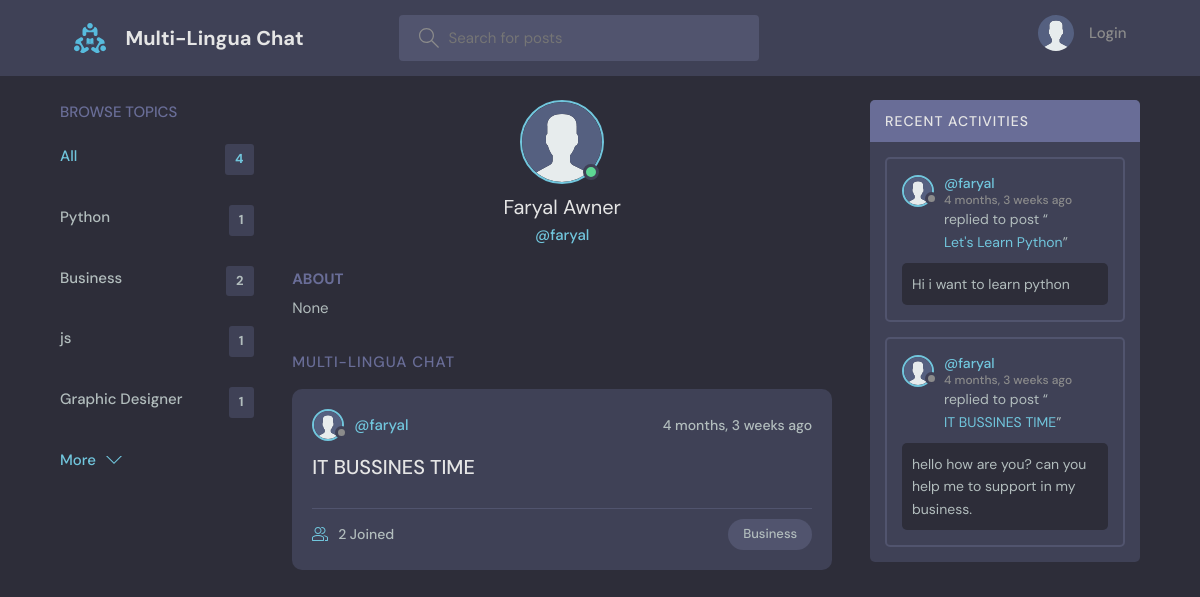
The page /profile/8/ on the database its author committed.
### base/models.py (models this page shows, shortened)
class Topic(models.Model):
    name = models.CharField(max_length=200)

class User(AbstractUser):
    name = models.CharField(max_length=200, null=True)
    email = models.EmailField(unique=True, null=True)
    bio = models.TextField(null=True)
    avatar = models.ImageField(null=True, default="avatar.svg")
    objects = CustomUserManager()
    USERNAME_FIELD = 'email'
    REQUIRED_FIELDS = []

class Room(models.Model):
    host = models.ForeignKey(User, on_delete=models.SET_NULL, null=True)
    topic = models.ForeignKey(Topic, on_delete=models.SET_NULL, null=True)
    name = models.CharField(max_length=200)
    description = models.TextField(null=True, blank=True)
    participants = models.ManyToManyField(
        User, related_name='participants', blank=True)
    updated = models.DateTimeField(auto_now=True)
    created = models.DateTimeField(auto_now_add=True)
    class Meta:
        ordering = ['-updated', '-created']
    def __str__(self):
        return self.name

class Message(models.Model):
    user = models.ForeignKey(User, on_delete=models.CASCADE)
    room = models.ForeignKey(Room, on_delete=models.CASCADE)
    body = models.TextField()
    updated = models.DateTimeField(auto_now=True)
    created = models.DateTimeField(auto_now_add=True)
    class Meta:
        ordering = ['-updated', '-created']

### base/views.py (the view)
# urls.py: path('profile/<str:pk>/', views.userProfile, name="user-profile"),
def userProfile(request, pk):
    user = User.objects.get(id=pk)
    rooms = user.room_set.all()
    room_messages = user.message_set.all()
    topics = Topic.objects.all()
    context = {'user': user, 'rooms': rooms,
               'room_messages': room_messages, 'topics': topics}
    return render(request, 'base/profile.html', context)

### base/templates/base/profile.html (shortened to what this page needs)
{% extends 'main.html' %}
{% block content %}
<main class="profile-page layout layout--3">
  <div class="container">
    {% include 'base/topics_component.html' %}
    <div class="roomList">
      <div class="profile">
        <div class="profile__avatar">
          <div class="avatar avatar--large active">
            <img src="{{user.avatar.url}}" />
          </div>
        </div>
        <div class="profile__info">
          <h3>{{user.name}}</h3>
          <p>@{{user.username}}</p>
        </div>
        <div class="profile__about">
          <h3>About</h3>
          <p>
            {{user.bio}}
          </p>
        </div>
      </div>
      <div class="roomList__header">
        <div>
          <h2>Multi-Lingua Chat</a>
          </h2>
        </div>
      </div>
      {% include 'base/feed_component.html' %}
    </div>
    {% include 'base/activity_component.html' %}
  </div>
</main>
{% endblock content %}

### templates/main.html (shortened to what this page needs)
<!DOCTYPE html>
{% load static %}
<html lang="en">
<head>
    <link rel="stylesheet" href="{% static 'styles/style.css' %}" />
</head>
<body>
    {% include 'navbar.html' %}
    {% block content %}
    {% endblock %}
</body>
</html>

### templates/navbar.html (shortened to what this page needs)
{% load static %}
<header class="header header--loggedIn">
    <div class="container">
        <a href="{% url 'home' %}" class="header__logo">
            <img src="{% static 'images/logo.svg' %}" />
            <h1>Multi-Lingua Chat</h1>
        </a>
        <form class="header__search" method="GET" action="{% url 'home' %}">
            <label>
                <input name="q" placeholder="Search for posts" />
            </label>
        </form>
        <nav class="header__menu">
            {% if request.user.is_authenticated %}
            <div class="header__user">
                <a href="{% url 'update-user' %}">
                    <div class="avatar avatar--medium active">
                        <img src="{{request.user.avatar.url}}" />
                    </div>
                    <p>{{request.user.username}} <span>@{{request.user.username}}</span></p>
                </a>
                <button class="dropdown-button">
                    <svg version="1.1" xmlns="http://www.w3.org/2000/svg" width="32" height="32" viewBox="0 0 32 32">
                        <title>chevron-down</title>
                        <path d="M16 21l-13-13h-3l16 16 16-16h-3l-13 13z"></path>
                    </svg>
                </button>
            </div>
            {% else %}
            <a href="{% url 'login' %}">
                <img src="{% static 'images/avatar.svg' %}" />
                <p>Login</p>
            </a>
            {% endif %}
        </nav>
    </div>
</header>

### base/templates/base/topics_component.html
<div class="topics">
    <div class="topics__header">
        <h2>Browse Topics</h2>
    </div>
    <ul class="topics__list">
        <li>
            <a href="{% url 'home' %}" class="active">All <span>{{topics.count}}</span></a>
        </li>
        {% for topic in topics %}
        <li>
            <a href="{% url 'home' %}?q={{topic.name}}">{{topic.name}}<span>{{topic.room_set.all.count}}</span></a>
        </li>
        {% endfor %}
    </ul>
    <a class="btn btn--link" href="{% url 'topics' %}">
        More
        <svg version="1.1" xmlns="http://www.w3.org/2000/svg" width="32" height="32" viewBox="0 0 32 32">
            <title>chevron-down</title>
            <path d="M16 21l-13-13h-3l16 16 16-16h-3l-13 13z"></path>
        </svg>
    </a>
</div>

### base/templates/base/feed_component.html (shortened to what this page needs)
{% for room in rooms %}
<div class="roomListRoom">
    <div class="roomListRoom__header">
        <a href="{% url 'user-profile' room.host.id %}" class="roomListRoom__author">
            <div class="avatar avatar--small">
                <img src="{{room.host.avatar.url}}" />
            </div>
            <span>@{{room.host.username}}</span>
        </a>
        <div class="roomListRoom__actions">
            <span>{{room.created|timesince}} ago</span>
        </div>
    </div>
    <div class="roomListRoom__content">
        <a href="{% url 'room' room.id %}">{{room.name}}</a>
    </div>
    <div class="roomListRoom__meta">
        <a href="{% url 'room' room.id %}" class="roomListRoom__joined">
            {{room.participants.all.count}} Joined
        </a>
        <p class="roomListRoom__topic">{{room.topic.name}}</p>
    </div>
</div>
{% endfor %}

### base/templates/base/activity_component.html (shortened to what this page needs)
<div class="activities">
    <div class="activities__header">
        <h2>Recent Activities</h2>
    </div>
    {% for message in room_messages %}
    <div class="activities__box">
        <div class="activities__boxHeader roomListRoom__header">
            <a href="{% url 'user-profile' message.user.id %}" class="roomListRoom__author">
                <div class="avatar avatar--small">
                    <img src="{{message.user.avatar.url}}" />
                </div>
                <p>
                    @{{message.user.username}}
                    <span>{{message.created|timesince}} ago</span>
                </p>
            </a>
        </div>
        <div class="activities__boxContent">
            <p>replied to post “<a href="{% url 'room' message.room.id %}">{{message.room}}</a>”</p>
            <div class="activities__boxRoomContent">{{message.body}}</div>
        </div>
    </div>
    {% endfor %}
</div>

### rows shown on the page
Topic: name "Python", room_set.all.count "1"
Topic: name "Business", room_set.all.count "2"
Topic: name "js", room_set.all.count "1"
Topic: name "Graphic Designer", room_set.all.count "1"
User: avatar (placeholder picture), name "Faryal Awner", username "faryal", bio "None"
Room: host.avatar (placeholder picture), host.username "faryal", created "4 months, 3 weeks", name "IT BUSSINES TIME", participants.all.count "2", topic.name "Business"
Message: user.avatar (placeholder picture), user.username "faryal", created "4 months, 3 weeks", room "Let's Learn Python", body "Hi i want to learn python"
Message: user.avatar (placeholder picture), user.username "faryal", created "4 months, 3 weeks", room "IT BUSSINES TIME", body "hello how are you? can you help me to support in my business."

### other values the page prints
{{ topics.count }} "4"
